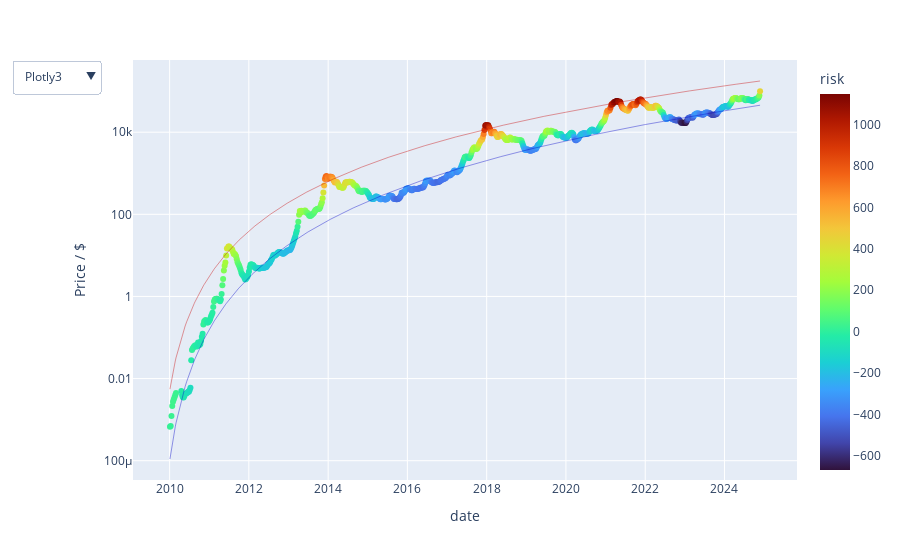

The code cell stored with this chart in its notebook:
### Code cell
from bitcoin_risk.plotter import bitcoin_plot_time_risk
btc['risk'] = btc['fit_time']
fig = bitcoin_plot_time_risk(btc)
fig.write_html('docs/btc_time.html', config={'displaylogo': False})
fig.write_image('docs/btc.png')
fig.show()

### Figure 1 — Plotly figure (JSON) as saved in the notebook; plotly's stock layout.template omitted (floating-point values rounded to 4 significant figures; data arrays with more than 128 entries replaced by an {"elided": "..."} marker saying what was removed)
{"data": [{"hovertemplate": "date=%{x}<br>usd=%{y}<br>risk=%{marker.color}<extra></extra>", "legendgroup": "", "marker": {"color": {"elided": "770 float values"}, "coloraxis": "coloraxis", "symbol": "circle"}, "mode": "markers", "name": "", "orientation": "v", "showlegend": false, "type": "scatter", "x": {"elided": "770 str values"}, "xaxis": "x", "y": {"elided": "770 float values"}, "yaxis": "y"}, {"line": {"color": "rgba(200, 000, 000, 0.4)", "width": 1}, "mode": "lines", "name": "top", "showlegend": false, "type": "scatter", "x": {"elided": "770 str values"}, "y": {"elided": "770 float values"}, "yaxis": "y"}, {"line": {"color": "rgba(0, 000, 200, 0.4)", "width": 1}, "mode": "lines", "name": "bottom", "showlegend": false, "type": "scatter", "x": {"elided": "770 str values"}, "y": {"elided": "770 float values"}, "yaxis": "y"}], "layout": {"coloraxis": {"colorbar": {"title": {"text": "risk"}}, "colorscale": [[0, "#30123b"], [0.07143, "#4145ab"], [0.1429, "#4675ed"], [0.2143, "#39a2fc"], [0.2857, "#1bcfd4"], [0.3571, "#24eca6"], [0.4286, "#61fc6c"], [0.5, "#a4fc3b"], [0.5714, "#d1e834"], [0.6429, "#f3c63a"], [0.7143, "#fe9b2d"], [0.7857, "#f36315"], [0.8571, "#d93806"], [0.9286, "#b11901"], [1, "#7a0402"]]}, "hovermode": "x unified", "legend": {"tracegroupgap": 0}, "margin": {"t": 60}, "updatemenus": [{"buttons": [{"args": [{"coloraxis.colorscale": "Plotly3"}], "label": "Plotly3", "method": "relayout"}, {"args": [{"coloraxis.colorscale": "Viridis"}], "label": "Viridis", "method": "relayout"}, {"args": [{"coloraxis.colorscale": "Rainbow"}], "label": "Rainbow", "method": "relayout"}, {"args": [{"coloraxis.colorscale": "Jet"}], "label": "Jet", "method": "relayout"}], "direction": "down", "showactive": true}], "xaxis": {"anchor": "y", "domain": [0, 1], "title": {"text": "date"}}, "yaxis": {"anchor": "x", "domain": [0, 1], "title": {"text": "Price / $"}, "type": "log"}, "yaxis2": {"overlaying": "y", "showgrid": false, "side": "right", "title": {"text": "Risk"}, "type": "linear"}}}
